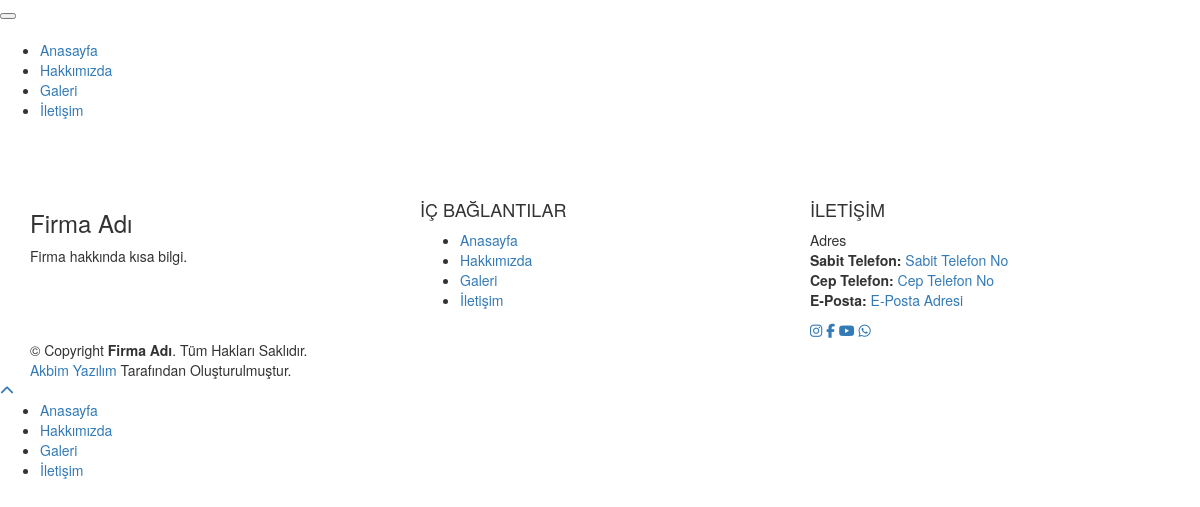
The page / on the database its author committed.
### tables this page shows
CREATE TABLE `sayfa_url` (
  `UrlID` int(11) NOT NULL,
  `IcerikTipiID` int(11) NOT NULL,
  `UstID` int(11) NOT NULL DEFAULT 0,
  `SeoUrl` varchar(255) NOT NULL,
  `Baslik` varchar(255) NOT NULL,
  `Desc` varchar(255) DEFAULT NULL,
  `Keyw` varchar(255) DEFAULT NULL,
  `icon` varchar(45) DEFAULT NULL,
  `Resim` varchar(255) DEFAULT NULL,
  `Navbar` int(1) NOT NULL DEFAULT 0,
  `OlusturmaTarihi` datetime NOT NULL DEFAULT current_timestamp(),
  `Sira` int(11) DEFAULT 100,
  `GoruntulemeSayisi` int(11) DEFAULT 0
);

CREATE TABLE `anasayfa_slider` (
  `ID` int(11) NOT NULL,
  `Resim` varchar(45) NOT NULL,
  `Baslik` varchar(45) NOT NULL,
  `Yazi` text DEFAULT NULL,
  `Class` varchar(45) DEFAULT NULL,
  `Sira` int(11) NOT NULL DEFAULT 100
);

CREATE TABLE `site_sosyalmedya` (
  `ID` int(11) NOT NULL,
  `Anahtar` varchar(45) NOT NULL,
  `Deger` varchar(255) DEFAULT NULL,
  `DegerOnEki` varchar(255) DEFAULT NULL,
  `icon` varchar(45) NOT NULL
);

### include/ayarlar.php (called while the page is built, shortened)
<?php
require_once 'baglan.php';
$Sosyal = Array ();
$SosyalHesaplar = $db->query("SELECT * FROM site_sosyalmedya ")->fetchAll(PDO::FETCH_OBJ);
if( $SosyalHesaplar ){
	foreach ( $SosyalHesaplar as $key => $value ) {
		$Sosyal[$value->Anahtar] = $value;
	}
}
$seo_url = "anasayfa";
$Sayfa_URL = $db->query("SELECT * FROM sayfa_url WHERE SeoUrl = '$seo_url' ")->fetch(PDO::FETCH_ASSOC);
if( $Sayfa_URL ){
	$url = $Sayfa_URL;
}
?>

### ozel_sayfalar/anasayfa.php (called while the page is built, shortened)
<?php require 'slider.php'; ?>

### index.php (the view, shortened to what this page needs)
<?php require_once 'include/ayarlar.php'; ?>
<!DOCTYPE html>
<html lang="tr">
<head>
    <link href="<?=url?>/assets/vendor/bootstrap/css/bootstrap.min.css" rel="stylesheet">
    <link href="<?=url?>/assets/vendor/icofont/icofont.min.css" rel="stylesheet">
    <link href="<?=url?>/assets/vendor/font-awesome/css/font-awesome.min.css" rel="stylesheet">
    <link href="<?=url?>/assets/vendor/ionicons/css/ionicons.min.css" rel="stylesheet">
    <link href="<?=url?>/assets/vendor/animate.css/animate.min.css" rel="stylesheet">
    <link href="<?=url?>/assets/vendor/venobox/venobox.css" rel="stylesheet">
    <link href="<?=url?>/assets/vendor/owl.carousel/assets/owl.carousel.min.css" rel="stylesheet">
    <link href="<?=url?>/assets/vendor/aos/aos.css" rel="stylesheet">
    <link rel="stylesheet" href="//library.akbimbilgisayar.com/bayiscripti/gallery/baguetteBox.min.css" />
    <link href="<?=url?>/assets/css/style.css" rel="stylesheet">
    <link href="<?=url?>/assets/css/custom.css" rel="stylesheet">
</head>
<body>
    <header id="header" class="fixed-top header-transparent">
        <div class="container-fluid">
            <div class="row justify-content-center">
                <div class="col-xl-11 d-flex align-items-center">
                    <nav class="nav-menu d-none d-lg-block">
                        <?php
            require_once 'include/menu_duzen.php';
            $category_list = $db->query("SELECT * FROM sayfa_url WHERE Navbar = '1' ORDER BY Sira ASC, UrlID DESC ")->fetchAll(PDO::FETCH_OBJ);
            drawElements(bulidTree( $category_list ));
            ?>
                    </nav>
                </div>
            </div>
        </div>
    </header>
    <?php
  require 'yonlendirici.php';
  ?>
    <footer id="footer">
        <div class="footer-top">
            <div class="container">
                <div class="row">
                    <div class="col-lg-4 col-md-6 footer-info">
                        <h3><?=site_baslik?></h3>
                        <p><?=site_kisa_bilgi?></p>
                    </div>
                    <div class="col-lg-4 col-md-6 footer-links">
                        <h4>İÇ BAĞLANTILAR</h4>
                        <ul>
                            <?php
              if($category_list){
                foreach ( $category_list as $key ) {
                  if( $key->UstID == 0 && $key->IcerikTipiID != '100' ){
                    ?>
                            <li><a href="<?=url."/".$key->SeoUrl?>.html"><?=$key->Baslik?></a></li>
                            <?php
                  }
                }
              }
              ?>
                        </ul>
                    </div>
                    <div class="col-lg-4 col-md-6 footer-contact">
                        <h4>İLETİŞİM</h4>
                        <p>
                            <?=adres?><br>
                            <strong>Sabit Telefon:</strong> <a href="tel:<?=sabit_tel?>"><?=sabit_tel?></a><br>
                            <strong>Cep Telefon:</strong> <a href="tel:<?=cep_tel?>"><?=cep_tel?></a><br>
                            <strong>E-Posta:</strong> <a href="mailto:<?=eposta?>"><?=eposta?></a><br>
                        </p>
                        <div class="social-links">
                            <?php foreach ($Sosyal as $key) {?>
                            <a href="<?=$key->DegerOnEki?><?=$key->Deger?>"><i class="fa fa-<?=$key->icon?>"></i></a>
                            <?php } ?>
                        </div>
                    </div>
                </div>
            </div>
        </div>
        <div class="container">
            <div class="copyright">
                &copy; Copyright <strong><?=site_baslik?></strong>. Tüm Hakları Saklıdır.
            </div>
            <div class="credits">
                <a href="https://wwww.akbimyazilim.com/">Akbim Yazılım</a> Tarafından Oluşturulmuştur.
            </div>
        </div>
    </footer>
    <a href="#" class="back-to-top"><i class="fa fa-chevron-up"></i></a>
</body>
</html>

### include/menu_duzen.php (shortened to what this page needs)
<?php
function bulidTree($elements, $parentId = 0){
	$branch = array();
	foreach ($elements as $element) {
		if($element->UstID == $parentId){
			$children = bulidTree($elements, $element->UrlID);
			if($children){
				$element->children = $children;
			}else{
				$element->children = array();
			}
			$branch[] = $element;
		}
	}
	return $branch;
}
function className ( $tip, $tur, $item=null ){
	Global $url;
	if( $tip == 'ul' ){
		if($tip == "ul" && $tur == 0)
			return ' ';
	}
	if( $tip == 'a' ){
		if($url['UrlID'] == $item->UrlID )
			return ' active';
	}
}
function drawElements( $items, $url_ek = '', $tur = 0 ){
	echo '<ul'.className('ul',$tur).'>';
	foreach ( $items as $item ) {
		$_url = url.'/'.$item->SeoUrl;
		if( sizeof($item->children) > 0 ){
			$tur++;
			echo '<li'.className('li',$tur,$item).'>
			<a href="'.$_url.'.html" class="'.className('a',$tur, $item).'">
			'.icon($item->icon).'
			' .$item->Baslik.'
			</a>';
			echo "\n";
			drawElements($item->children, $item->SeoUrl.'/', $tur);
			echo "</li>\n";
		}else{
			echo '<li'.className('li',$tur,$item).'>
			<a href="'.$_url.'.html" class="' .className('a',$tur, $item). ' ">
			'.icon($item->icon).'
			' .$item->Baslik.'
			</a></li>';
		}
		$tur=0;
	}
	echo "</ul>\n";
}
	?>

### yonlendirici.php (shortened to what this page needs)
<?php
if( site_durum == 'Açık' ){
	if(isset($_GET['alt_urun'])){
		$Seo = g('alt_urun');
	}else if(isset($_GET['urun'])){
		$Seo = g('urun');
	}else if(isset($_GET['do'])){
		$Seo = g('do');
	}else{
		require_once 'ozel_sayfalar/anasayfa.php';
	}
}else{
	echo "Site geçici olarak kullanıma kapalıdır. En kısa sürede tekrar hizmete devam edeceğiz.";
}
?>

### ozel_sayfalar/slider.php (shortened to what this page needs)
<?php $Slider = $db->query("SELECT * FROM anasayfa_slider ORDER BY Sira ASC, ID DESC")->fetchAll(PDO::FETCH_OBJ); ?>
<?php if( $Slider ){ ?>
<section id="intro">
    <div class="intro-container" id="intro-container">
        <div id="introCarousel" class="carousel  slide carousel-fade" data-ride="carousel">
            <ol class="carousel-indicators"></ol>
            <div class="carousel-inner" role="listbox">
                <?php $active = 1; ?>
                <?php foreach ( $Slider as $Slide ): ?>
                <div class="carousel-item <?php if($active==1){echo "active";} ?>"
                    style="background-image: url('<?=url?>/<?=images?>/<?=$Slide->Resim?>')">
                    <div class="carousel-container">
                        <div class="container">
                        </div>
                    </div>
                </div>
                <?php $active = 0; ?>
                <?php endforeach; ?>
            </div>
        </div>
    </div>
</section>
<?php } ?>

### rows shown on the page
sayfa_url: Baslik "Anasayfa"
sayfa_url: Baslik "Hakkımızda"
sayfa_url: Baslik "Galeri"
sayfa_url: Baslik "İletişim"

### other values the page prints
site_baslik "Firma Adı"
site_kisa_bilgi "Firma hakkında kısa bilgi."
adres "Adres"
sabit_tel "Sabit Telefon No"
cep_tel "Cep Telefon No"
eposta "E-Posta Adresi"
